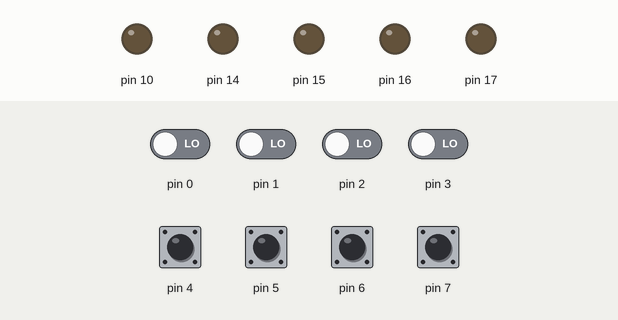
A sketch run on a simulated Arduino Uno, built with avr-gcc and run on an emulated ATmega328P. Shown: output pins drawn as LEDs (lit = HIGH). The test bench sets the inputs (shaded band); at power-on: pin 4–7 HIGH, pin 0–3 LOW.

Above: at 0.1 s.
Timing chart, 0 to 1.6 s (numbered marks = the images above):
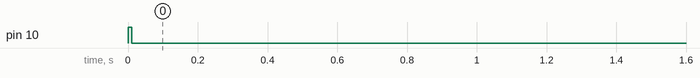

The sketch:

Modulo_SPI_ejemplo_1_master.ino
```cpp
/*
   Ejemplo 1 MASTER
   Crear un programa que permita intercambiar 4bits entre el master y el slave (Protocolo SPI).
   Los bits serán ingresados con un DipSwitch y serán visualizados en el otro dispositivo.
*/

void setup() {
  // 0 Entrada, 1 Salida
  // SCK=PB5 (1), MISO=PB4 (0), MOSI=PB3 (1), SS=PB2 (1)
  DDRB = 0b00101100;
  // El esclavo no se comunica al inicio
  PORTB |= 0b00000100;
  // Puerto C
  DDRC = 0b00001111;
  PORTC = 0b00000000;
  // Puerto D
  DDRD = 0b00000000;
  PORTD = 0b11110000;
  // Sin interrupcion, Habilito SPI, Mas significativo, Modo Master, Clock en bajo, Detección en flanco de subida, Preescaler 16
  SPCR = 0b01010001;
  // Sin velocidad doble
  SPSR = 0b00000000;
  delay(10);
  // Inicia comunicacion con el esclavo
  PORTB &= 0b11111011;
}

void loop() {
  // TX
  SPDR = PIND;
  while (!(SPSR & 0b10000000)); // Comprueba que termine de transmitir

  // RX
  while (!(SPSR & 0b10000000)); // Espera que complete la recepcion
  PORTC = SPDR >> 4;

  _delay_ms(100); // Retardo 100ms
}
```
